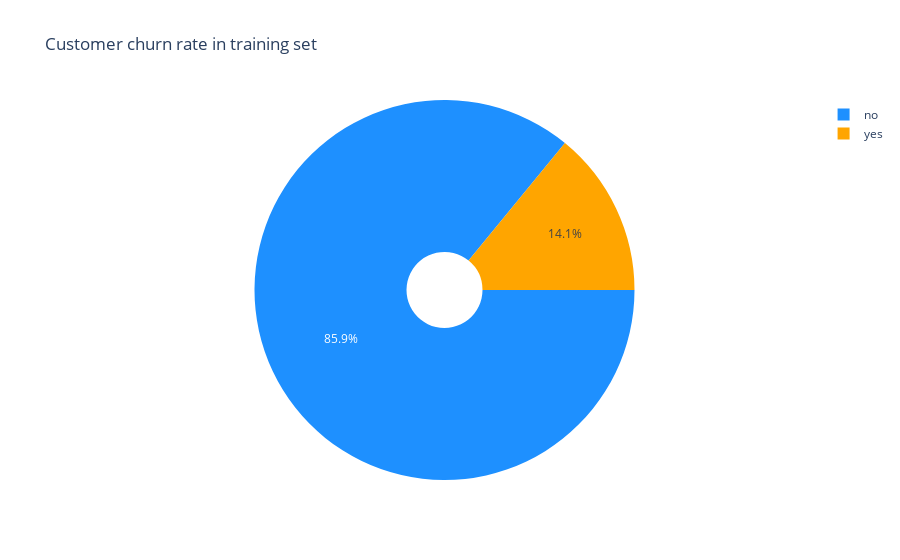

Notebook cell for this chart:
### Code cell
trace = go.Pie(labels = train['churn'].value_counts().keys().tolist(),
               values = train['churn'].value_counts().values.tolist(),
               marker = dict(colors = ['dodgerblue','orange'])
              ,rotation = 90,
              hole = .2)
layout = go.Layout(title='Customer churn rate in training set')
data = [trace]
fig = go.Figure(data=data,layout = layout)
py.iplot(fig)

### Figure 1 — Plotly figure (JSON) as saved in the notebook; plotly's stock layout.template omitted (floating-point values rounded to 4 significant figures)
{"data": [{"hole": 0.2, "labels": ["no", "yes"], "marker": {"colors": ["dodgerblue", "orange"]}, "rotation": 90, "type": "pie", "values": [3652, 598]}], "layout": {"title": {"text": "Customer churn rate in training set"}}}
